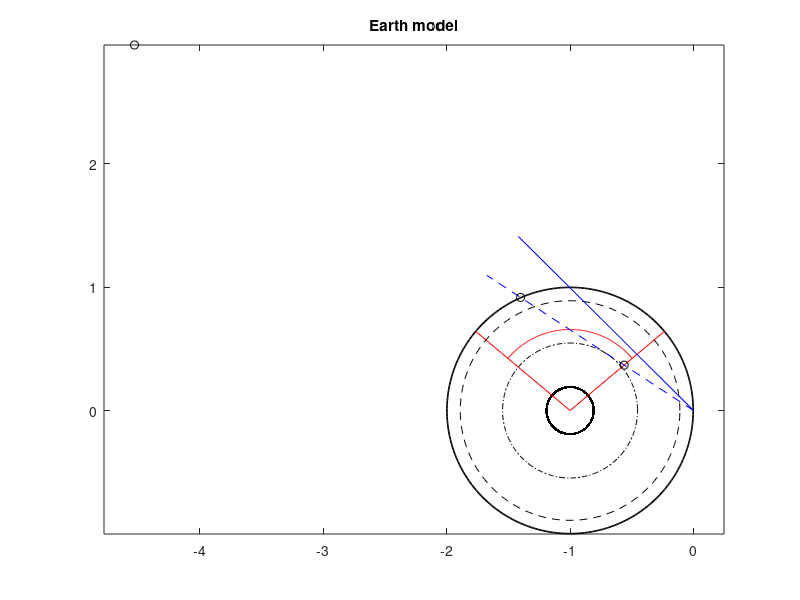

The MATLAB script that drew this image:

%% Geometry of 1D Earth model
 
R=6378; % km

% Create a vectortheta.

omega=linspace(0,2*pi,200); 

rc = 6378; %Layer 1: Crust
xc=(rc/R)*cos(omega)-(rc/R); % Generate x-coordinates.
yc=(rc/R)*sin(omega); % Generate y-coordinate.
 
rup = 6343; %Layer 1: Crust
xup=(rup/R)*cos(omega)-(rc/R); % Generate x-coordinates.
yup=(rup/R)*sin(omega); % Generate y-coordinate.

rlm = 5671; %Layer 2: upper mantle
xlm=(rlm/R)*cos(omega)-(rc/R); % Generate x-coordinates.
ylm=(rlm/R)*sin(omega); % Generate y-coordinate.

roc = 3486; %Layer 1: Crust
xoc=(roc/R)*cos(omega)-(rc/R); % Generate x-coordinates.
yoc=(roc/R)*sin(omega); % Generate y-coordinate.

ric = 1216; %Layer 1: Crust
xic=(ric/R)*cos(omega) - (rc/R); % Generate x-coordinates.
yic=(ric/R)*sin(omega) ; % Generate y-coordinate.

%% LLSVP vectorized
hllsvp = 700;
omega_llsvp = 50*(pi/180);
rllsvp = roc + hllsvp ;

y1=cos(omega_llsvp); % Generate x-coordinates.
x1=sin(omega_llsvp) - (rc/R); % Generate y-coordinate.

y2=cos(omega_llsvp); % Generate x-coordinates.
x2=-1.0*sin(omega_llsvp) - (rc/R); % Generate y-coordinate.


%% LLSVP arc

R=6378; % km


% Create a vectortheta.
omega_min = -50*(pi/180);

omega_max = 50*(pi/180);

omega_region=linspace(omega_min,omega_max,200);

rllsvp = roc + hllsvp ;

xllsvp=(rllsvp/R)*sin(omega_region) - (rc/R); % Generate x-coordinates.

yllsvp=(rllsvp/R)*cos(omega_region) ; % Generate y-coordinate.

%% Neutrino trayectories
 
%%zenith_min = pi-asin((roc-1800)/R); %Skimming the CMB
zenith_max = acos(-0.7095);

zenith_min = acos(-0.837);

xz1=(2)*cos(zenith_min); % Generate x-coordinates.
yz1=(2)*sin(zenith_min); % Generate y-coordinate.

xz2=(2)*cos(zenith_max); % Generate x-coordinates.
yz2=(2)*sin(zenith_max); % Generate y-coordinate.

%% Intersection points

zenith = zenith_min

% yi = -1/( tan(omega_max)-tan(zenith) );
% xi = -1*( tan(zenith) )/( tan(omega_max)-tan(zenith) );
% 
% yf = 1/( tan(omega_max) + tan(zenith) );
% xf = tan(zenith)/( tan(omega_max) + tan(zenith) );

%Last
xx2 = cot(omega_max)/(tan(zenith)-cot(omega_max));
yy2 = tan(zenith)*xx2;

%Fisrt
xx1 = -1*cot(omega_max)/(tan(zenith)+cot(omega_max));
yy1 = tan(zenith)*xx1;

%Crust
xxo = -2/( 1+tan(zenith)*tan(zenith) );
yyo = tan(zenith)*xxo;

L1 = sqrt ( (xx1-xxo)^2 + (yy1-yyo)^2 )*6386
L2 = sqrt ( (xx2-xxo)^2 + (yy2-yyo)^2 )*6386

Rtest = sqrt( (xx1 + 1 )^2 + (yy1 - 0)^2  )*6386

%% plot the circle.
plot(xc,yc,'k'); 

hold on
plot(xup,yup,'k'); 
plot(xlm,ylm,'k--'); 
plot(xoc,yoc,'k-.'); 
plot(xic,yic,'k.'); 

plot([-rc/R x1], [0 y1], 'r'); 
plot([-rc/R x2], [0 y2], 'r'); 
plot(xllsvp,yllsvp,'r')

plot([0 xz1], [0 yz1], 'b--'); 
plot([0 xz2], [0 yz2], 'b');   

%plot([xi xf], [yi yf], 'k+')
plot([xxo xx1 xx2],[yyo yy1 yy2], 'ko')
%%plot( xx1 , yy1 , 'kx')

hold off
 
 % Set equal scale on axes.
axis('equal');

title('Earth model')
